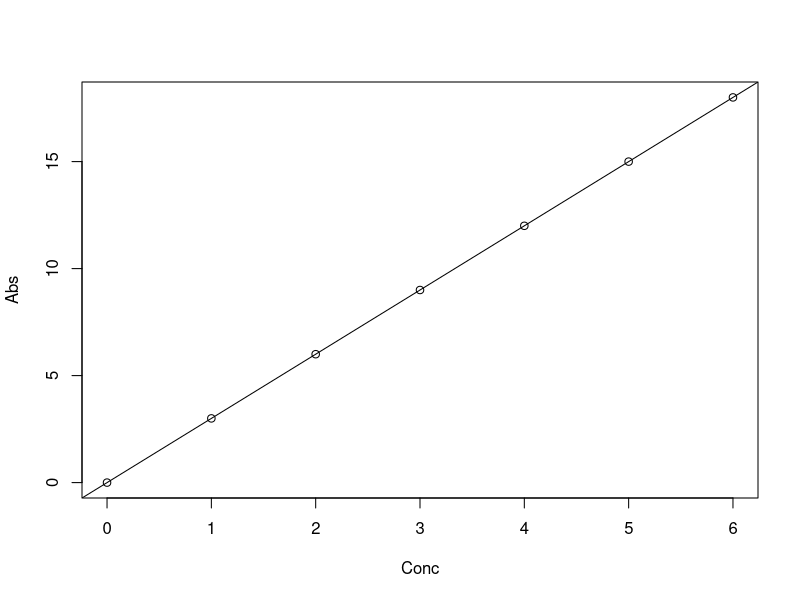
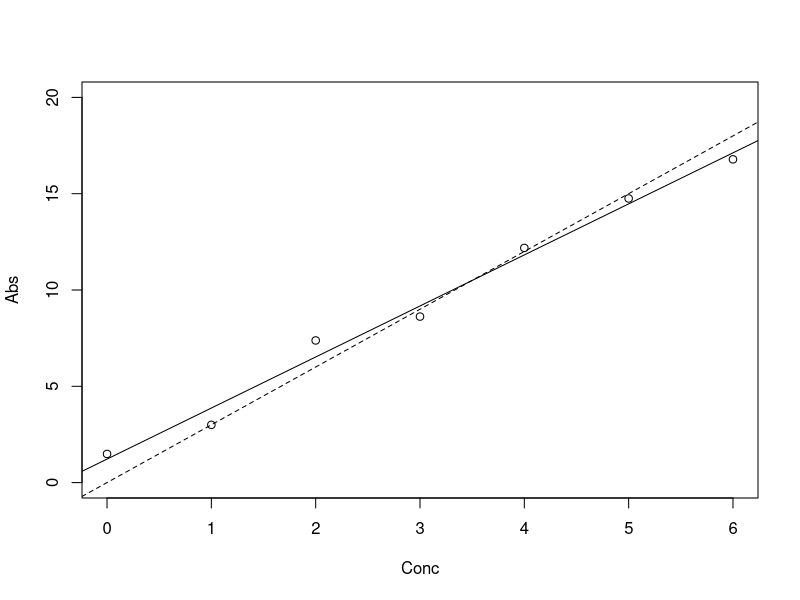
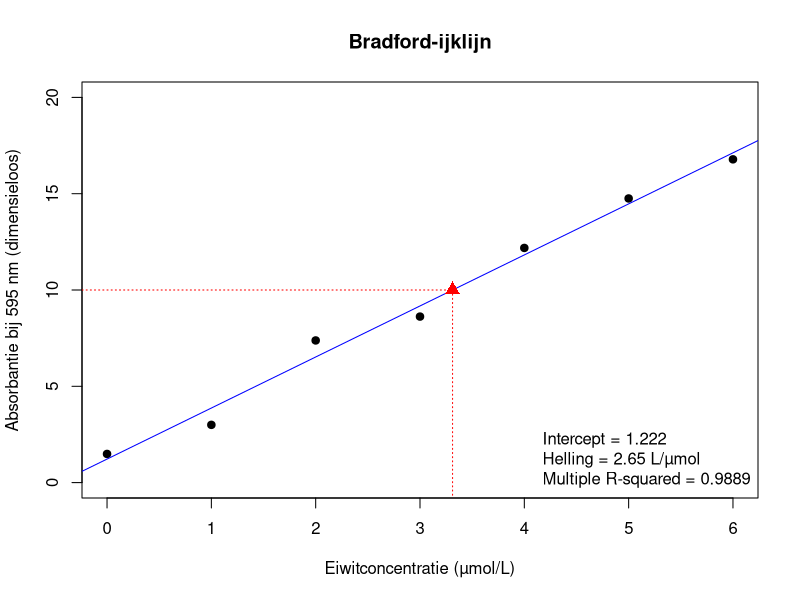

The R source for these figures, in order:
## ---- chunk 1
set.seed(222)
## ---- chunk 2
Conc <- c(0, 1, 2, 3, 4, 5, 6)
n <- length(Conc)
## ---- chunk 3
a <- 0
b <- 3
## ---- chunk 4
Abs <- a + b * Conc
plot(Abs ~ Conc)
abline(a, b)
## ---- chunk 5
Epsilon <- rnorm(n = n, mean = 0, sd = 1)
print(Epsilon)
## ---- chunk 6
sum((Epsilon - mean(Epsilon))^2)
Variantie <- sum((Epsilon - mean(Epsilon))^2) / (n - 1)
Variantie
var(Epsilon)
sqrt(var(Epsilon))
sd(Epsilon)
## ---- chunk 7
Abs <- a + b * Conc + Epsilon
plot(Abs ~ Conc, ylim =c(0,20))
abline(a, b, lty = 2)
abline(lm(Abs ~ Conc), lty = 1)
## ---- chunk 8
Model <- lm(Abs ~ Conc)
summary(Model)
## ---- chunk 9
Model_Matrix <- model.matrix(Model)
Parameters <- c(a,b)
Model_Matrix %*% (Parameters)
## ---- chunk 10
str(Model)
## ---- chunk 11
Model$coefficients    # of coef(Model)
Model$residuals       # of resid(Model)
Model$fitted.values   # of fitted(Model)
## ---- chunk 12
str(summary(Model))
summary(Model)$r.squared
## ---- chunk 13
Abs_onbekend <- 10
a_hat <- coef(Model)[1]
b_hat <- coef(Model)[2]

Conc_onbekend <- (Abs_onbekend - a_hat) / b_hat
Conc_onbekend
## ---- chunk 14
R2 <- summary(Model)$r.squared

## Probeer de code te lezen, het zou mogelijk moeten zij alles te duiden.

png("ijklijn.png", width = 16, height = 12, units = "cm", res = 300)


plot(Abs ~ Conc, pch = 19, ylim = c(0,20),
     xlab = "Eiwitconcentratie (\u00b5mol/L)",
     ylab = "Absorbantie bij 595 nm (dimensieloos)",
     main = "Bradford-ijklijn")
abline(Model, col = "blue")                                            # regressielijn
segments(par("usr")[1], Abs_onbekend, Conc_onbekend, Abs_onbekend,
         lty = 3, col = "red")                                         # van y-as naar het punt
segments(Conc_onbekend, Abs_onbekend, Conc_onbekend, par("usr")[3],
         lty = 3, col = "red")                                         # van het punt naar x-as
points(Conc_onbekend, Abs_onbekend, pch = 17, col = "red", cex = 1.5)  # onbekend monster
legend("bottomright", bty = "n",
       legend = c(paste("Intercept =", round(a_hat, 3)),
                  paste("Helling =", round(b_hat, 3), "L/\u00b5mol"),
                  paste("Multiple R-squared =", round(R2, 4))))

dev.off()   # deze moet je niet vergeten anders wordt de png file niet gemaakt
